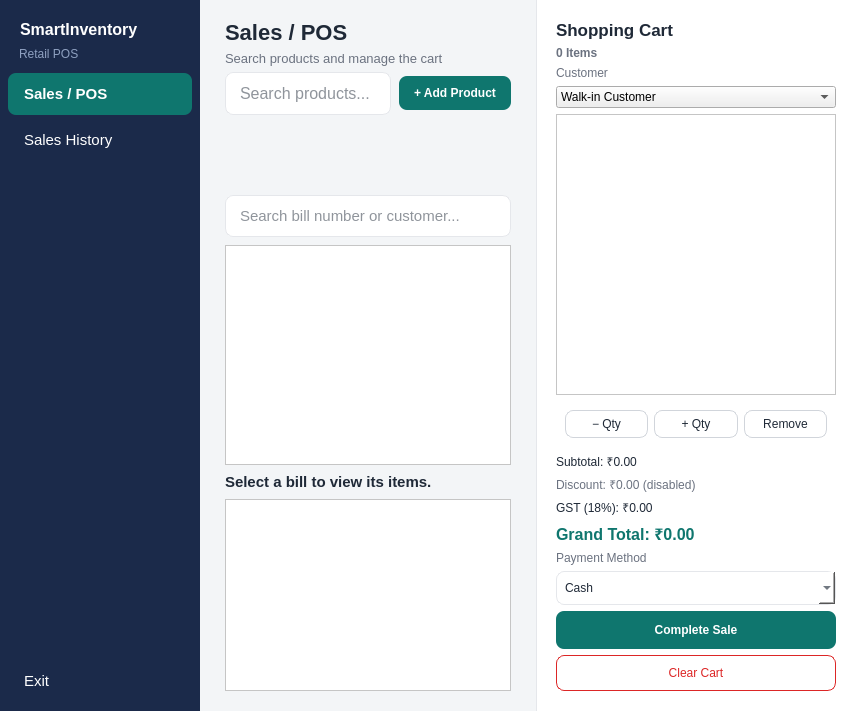
<?xml version="1.0" encoding="UTF-8"?>
<ui version="4.0">
 <class>MainCentral</class>
 <widget class="QWidget" name="MainCentral">
  <property name="styleSheet">
   <string notr="true">QWidget#MainCentral { background: #F3F5F7; }</string>
  </property>
  <layout class="QHBoxLayout" name="rootLayout">
   <property name="spacing">
    <number>0</number>
   </property>
   <property name="leftMargin">
    <number>0</number>
   </property>
   <property name="topMargin">
    <number>0</number>
   </property>
   <property name="rightMargin">
    <number>0</number>
   </property>
   <property name="bottomMargin">
    <number>0</number>
   </property>
   <item>
    <widget class="QFrame" name="sidebarFrame">
     <property name="minimumSize">
      <size>
       <width>200</width>
       <height>0</height>
      </size>
     </property>
     <property name="maximumSize">
      <size>
       <width>230</width>
       <height>16777215</height>
      </size>
     </property>
     <property name="styleSheet">
      <string notr="true">QFrame#sidebarFrame { background: #1B2A4A; border: none; } QLabel { color: white; background: transparent; } QPushButton { color: white; background: transparent; border: none; border-radius: 8px; text-align: left; padding: 12px 16px; font-size: 11pt; } QPushButton:hover { background: #24355A; } QPushButton:disabled { color: #5B6B8C; }</string>
     </property>
     <property name="frameShape">
      <enum>QFrame::NoFrame</enum>
     </property>
     <layout class="QVBoxLayout" name="sidebarLayout">
      <property name="spacing">
       <number>4</number>
      </property>
      <property name="leftMargin">
       <number>8</number>
      </property>
      <property name="topMargin">
       <number>16</number>
      </property>
      <property name="rightMargin">
       <number>8</number>
      </property>
      <item>
       <widget class="QLabel" name="logoLabel">
        <property name="text">
         <string>SmartInventory</string>
        </property>
        <property name="styleSheet">
         <string notr="true">font-size: 16px; font-weight: bold; color: white; padding: 4px 8px;</string>
        </property>
       </widget>
      </item>
      <item>
       <widget class="QLabel" name="logoSubtitle">
        <property name="text">
         <string>Retail POS</string>
        </property>
        <property name="styleSheet">
         <string notr="true">font-size: 9pt; color: #8EA0C0; padding: 0px 8px 8px 8px;</string>
        </property>
       </widget>
      </item>
      <item>
       <widget class="QPushButton" name="navBillingBtn">
        <property name="text">
         <string>Sales / POS</string>
        </property>
        <property name="styleSheet">
         <string notr="true">background: #0F766E; color: white; font-weight: bold; padding: 12px 16px; text-align: left; border-radius: 8px;</string>
        </property>
       </widget>
      </item>
      <item>
       <widget class="QPushButton" name="navHistoryBtn">
        <property name="text">
         <string>Sales History</string>
        </property>
       </widget>
      </item>
      <item>
       <spacer name="sidebarSpacer">
        <property name="orientation">
         <enum>Qt::Vertical</enum>
        </property>
        <property name="sizeHint" stdset="0">
         <size>
          <width>20</width>
          <height>40</height>
         </size>
        </property>
       </spacer>
      </item>
      <item>
       <widget class="QPushButton" name="navExitBtn">
        <property name="text">
         <string>Exit</string>
        </property>
       </widget>
      </item>
     </layout>
    </widget>
   </item>
   <item>
    <widget class="QWidget" name="mainFrame">
     <property name="minimumSize">
      <size>
       <width>300</width>
       <height>0</height>
      </size>
     </property>
     <property name="styleSheet">
      <string notr="true">QWidget#mainFrame { background: #F3F5F7; }</string>
     </property>
     <layout class="QVBoxLayout" name="mainLayout">
      <property name="leftMargin">
       <number>25</number>
      </property>
      <property name="topMargin">
       <number>20</number>
      </property>
      <property name="rightMargin">
       <number>25</number>
      </property>
      <property name="bottomMargin">
       <number>20</number>
      </property>
      <item>
       <widget class="QLabel" name="headerTitle">
        <property name="text">
         <string>Sales / POS</string>
        </property>
        <property name="styleSheet">
         <string notr="true">font-size: 22px; font-weight: bold; color: #1F2937;</string>
        </property>
       </widget>
      </item>
      <item>
       <widget class="QLabel" name="headerSubtitle">
        <property name="text">
         <string>Search products and manage the cart</string>
        </property>
        <property name="styleSheet">
         <string notr="true">font-size: 10pt; color: #6B7280;</string>
        </property>
       </widget>
      </item>
      <item>
       <widget class="QWidget" name="searchRow">
        <property name="styleSheet">
         <string notr="true">QWidget#searchRow { background: transparent; }</string>
        </property>
        <layout class="QHBoxLayout" name="searchRowLayout">
         <property name="spacing">
          <number>8</number>
         </property>
         <property name="leftMargin">
          <number>0</number>
         </property>
         <property name="topMargin">
          <number>0</number>
         </property>
         <property name="rightMargin">
          <number>0</number>
         </property>
         <property name="bottomMargin">
          <number>0</number>
         </property>
         <item>
          <widget class="QLineEdit" name="searchLineEdit">
           <property name="placeholderText">
            <string>Search products...</string>
           </property>
           <property name="styleSheet">
            <string notr="true">QLineEdit { background: white; border: 1px solid #E5E7EB; border-radius: 8px; padding: 10px 12px; font-size: 12pt; color: #1F2937; selection-background-color: #0F766E; selection-color: white; } QLineEdit:focus { border: 2px solid #0F766E; }</string>
           </property>
          </widget>
         </item>
         <item>
          <widget class="QPushButton" name="addProductButton">
           <property name="text">
            <string>+ Add Product</string>
           </property>
           <property name="toolTip">
            <string>Add a new product to inventory.</string>
           </property>
           <property name="styleSheet">
            <string notr="true">QPushButton { background: #0F766E; color: white; padding: 10px 15px; font-weight: bold; border: none; border-radius: 8px; } QPushButton:hover { background: #0D655E; } QPushButton:disabled { background: #9CA3AF; }</string>
           </property>
          </widget>
         </item>
        </layout>
       </widget>
      </item>
      <item>
       <widget class="QScrollArea" name="productScrollArea">
        <property name="widgetResizable">
         <bool>true</bool>
        </property>
        <property name="horizontalScrollBarPolicy">
         <enum>Qt::ScrollBarAlwaysOff</enum>
        </property>
        <property name="verticalScrollBarPolicy">
         <enum>Qt::ScrollBarAsNeeded</enum>
        </property>
        <property name="styleSheet">
         <string notr="true">QScrollArea { background: #F3F5F7; border: none; } QScrollArea QWidget { background: #F3F5F7; }</string>
        </property>
        <widget class="QWidget" name="productGridWidget">
         <property name="styleSheet">
          <string notr="true">QWidget#productGridWidget { background: #F3F5F7; }</string>
         </property>
         <layout class="QGridLayout" name="productGridLayout">
          <property name="spacing">
           <number>12</number>
          </property>
          <property name="leftMargin">
           <number>12</number>
          </property>
          <property name="topMargin">
           <number>12</number>
          </property>
          <property name="rightMargin">
           <number>12</number>
          </property>
          <property name="bottomMargin">
           <number>12</number>
          </property>
         </layout>
        </widget>
       </widget>
      </item>
      <item>
       <widget class="QWidget" name="historyWidget">
        <layout class="QVBoxLayout" name="historyLayout">
         <property name="spacing">
          <number>8</number>
         </property>
         <property name="leftMargin">
          <number>0</number>
         </property>
         <property name="topMargin">
          <number>0</number>
         </property>
         <property name="rightMargin">
          <number>0</number>
         </property>
         <property name="bottomMargin">
          <number>0</number>
         </property>
         <item>
          <widget class="QLineEdit" name="historySearchEdit">
           <property name="placeholderText">
            <string>Search bill number or customer...</string>
           </property>
           <property name="styleSheet">
            <string notr="true">QLineEdit { background: white; border: 1px solid #E5E7EB; border-radius: 8px; padding: 10px 12px; font-size: 11pt; color: #1F2937; selection-background-color: #0F766E; selection-color: white; } QLineEdit:focus { border: 2px solid #0F766E; }</string>
           </property>
          </widget>
         </item>
         <item>
          <widget class="QTableView" name="historyTable">
           <property name="minimumSize">
            <size>
             <width>0</width>
             <height>220</height>
            </size>
           </property>
           <property name="styleSheet">
            <string notr="true">QTableView { background: white; color: #1F2937; alternate-background-color: #F8FAFC; gridline-color: #E5E7EB; selection-background-color: #0F766E; selection-color: white; } QTableView::item { color: #1F2937; } QTableView::item:selected:active { background: #0F766E; color: white; } QTableView::item:selected:!active { background: #0F766E; color: white; } QHeaderView::section { background: #EEF2F7; color: #1F2937; font-weight: bold; border: none; padding: 6px; }</string>
           </property>
          </widget>
         </item>
         <item>
          <widget class="QLabel" name="historyDetailsLabel">
           <property name="text">
            <string>Select a bill to view its items.</string>
           </property>
           <property name="styleSheet">
            <string notr="true">font-size: 11pt; font-weight: bold; color: #1F2937;</string>
           </property>
           <property name="wordWrap">
            <bool>true</bool>
           </property>
          </widget>
         </item>
         <item>
          <widget class="QTableView" name="historyItemsTable">
           <property name="minimumSize">
            <size>
             <width>0</width>
             <height>140</height>
            </size>
           </property>
           <property name="styleSheet">
            <string notr="true">QTableView { background: white; color: #1F2937; alternate-background-color: #F8FAFC; gridline-color: #E5E7EB; selection-background-color: #0F766E; selection-color: white; } QTableView::item { color: #1F2937; } QTableView::item:selected:active { background: #0F766E; color: white; } QTableView::item:selected:!active { background: #0F766E; color: white; } QHeaderView::section { background: #EEF2F7; color: #1F2937; font-weight: bold; border: none; padding: 6px; }</string>
           </property>
          </widget>
         </item>
        </layout>
       </widget>
      </item>
     </layout>
    </widget>
   </item>
   <item>
    <widget class="QFrame" name="cartFrame">
     <property name="minimumSize">
      <size>
       <width>320</width>
       <height>0</height>
      </size>
     </property>
     <property name="maximumSize">
      <size>
       <width>360</width>
       <height>16777215</height>
      </size>
     </property>
     <property name="styleSheet">
      <string notr="true">QFrame#cartFrame { background: #FFFFFF; border-left: 1px solid #E5E7EB; }</string>
     </property>
     <property name="frameShape">
      <enum>QFrame::NoFrame</enum>
     </property>
     <layout class="QVBoxLayout" name="cartLayout">
      <property name="leftMargin">
       <number>20</number>
      </property>
      <property name="topMargin">
       <number>20</number>
      </property>
      <property name="rightMargin">
       <number>20</number>
      </property>
      <property name="bottomMargin">
       <number>20</number>
      </property>
      <item>
       <widget class="QLabel" name="cartTitle">
        <property name="text">
         <string>Shopping Cart</string>
        </property>
        <property name="styleSheet">
         <string notr="true">font-size: 13pt; font-weight: bold; color: #1F2937;</string>
        </property>
       </widget>
      </item>
      <item>
       <widget class="QLabel" name="itemCountLabel">
        <property name="text">
         <string>0 Items</string>
        </property>
        <property name="styleSheet">
         <string notr="true">color: #6B7280; font-weight: bold;</string>
        </property>
       </widget>
      </item>
      <item>
       <widget class="QLabel" name="customerLabel">
        <property name="text">
         <string>Customer</string>
        </property>
        <property name="styleSheet">
         <string notr="true">color: #6B7280;</string>
        </property>
       </widget>
      </item>
      <item>
       <widget class="QComboBox" name="customerComboBox">
        <item>
         <property name="text">
          <string>Walk-in Customer</string>
         </property>
        </item>
       </widget>
      </item>
      <item>
       <widget class="QTableView" name="cartTableView">
        <property name="minimumSize">
         <size>
          <width>0</width>
          <height>180</height>
         </size>
        </property>
        <property name="styleSheet">
         <string notr="true">QTableView { background: white; color: #1F2937; alternate-background-color: #F8FAFC; gridline-color: #E5E7EB; selection-background-color: #0F766E; selection-color: white; } QTableView::item { color: #1F2937; } QTableView::item:selected:active { background: #0F766E; color: white; } QTableView::item:selected:!active { background: #0F766E; color: white; } QHeaderView::section { background: #EEF2F7; color: #1F2937; font-weight: bold; border: none; padding: 6px; }</string>
        </property>
       </widget>
      </item>
      <item>
       <widget class="QWidget" name="cartQtyRow">
        <layout class="QHBoxLayout" name="cartQtyLayout">
         <property name="spacing">
          <number>6</number>
         </property>
         <item>
          <widget class="QPushButton" name="qtyDecButton">
           <property name="text">
            <string>− Qty</string>
           </property>
           <property name="toolTip">
            <string>Decrease quantity of the selected cart row by one.</string>
           </property>
           <property name="styleSheet">
            <string notr="true">QPushButton { background: white; color: #1F2937; border: 1px solid #D1D5DB; border-radius: 8px; padding: 6px; } QPushButton:hover { background: #F3F5F7; } QPushButton:disabled { color: #9CA3AF; border-color: #E5E7EB; }</string>
           </property>
          </widget>
         </item>
         <item>
          <widget class="QPushButton" name="qtyIncButton">
           <property name="text">
            <string>+ Qty</string>
           </property>
           <property name="toolTip">
            <string>Increase quantity of the selected cart row by one.</string>
           </property>
           <property name="styleSheet">
            <string notr="true">QPushButton { background: white; color: #1F2937; border: 1px solid #D1D5DB; border-radius: 8px; padding: 6px; } QPushButton:hover { background: #F3F5F7; } QPushButton:disabled { color: #9CA3AF; border-color: #E5E7EB; }</string>
           </property>
          </widget>
         </item>
         <item>
          <widget class="QPushButton" name="removeItemButton">
           <property name="text">
            <string>Remove</string>
           </property>
           <property name="toolTip">
            <string>Remove the selected cart row.</string>
           </property>
           <property name="styleSheet">
            <string notr="true">QPushButton { background: white; color: #1F2937; border: 1px solid #D1D5DB; border-radius: 8px; padding: 6px; } QPushButton:hover { background: #F3F5F7; } QPushButton:disabled { color: #9CA3AF; border-color: #E5E7EB; }</string>
           </property>
          </widget>
         </item>
        </layout>
       </widget>
      </item>
      <item>
       <widget class="QLabel" name="subtotalLabel">
        <property name="text">
         <string>Subtotal: ₹0.00</string>
        </property>
        <property name="styleSheet">
         <string notr="true">color: #1F2937;</string>
        </property>
       </widget>
      </item>
      <item>
       <widget class="QLabel" name="discountLabel">
        <property name="text">
         <string>Discount: ₹0.00 (disabled)</string>
        </property>
        <property name="toolTip">
         <string>Discounts are disabled and always 0.</string>
        </property>
        <property name="styleSheet">
         <string notr="true">color: #6B7280;</string>
        </property>
       </widget>
      </item>
      <item>
       <widget class="QLabel" name="gstLabel">
        <property name="text">
         <string>GST (18%): ₹0.00</string>
        </property>
        <property name="styleSheet">
         <string notr="true">color: #1F2937;</string>
        </property>
       </widget>
      </item>
      <item>
       <widget class="QLabel" name="grandTotalLabel">
        <property name="text">
         <string>Grand Total: ₹0.00</string>
        </property>
        <property name="styleSheet">
         <string notr="true">font-size: 16px; font-weight: bold; color: #0F766E;</string>
        </property>
       </widget>
      </item>
      <item>
       <widget class="QLabel" name="paymentLabel">
        <property name="text">
         <string>Payment Method</string>
        </property>
        <property name="styleSheet">
         <string notr="true">color: #6B7280;</string>
        </property>
       </widget>
      </item>
      <item>
       <widget class="QComboBox" name="paymentComboBox">
        <property name="styleSheet">
         <string notr="true">QComboBox#paymentComboBox { background: white; color: #1F2937; border: 1px solid #E5E7EB; border-radius: 8px; padding: 8px; selection-background-color: #0F766E; selection-color: white; } QComboBox#paymentComboBox:focus { border: 2px solid #0F766E; } QComboBox#paymentComboBox QAbstractItemView { background: white; color: #1F2937; selection-background-color: #0F766E; selection-color: white; border: 1px solid #E5E7EB; }</string>
        </property>
        <item>
         <property name="text">
          <string>Cash</string>
         </property>
        </item>
        <item>
         <property name="text">
          <string>UPI</string>
         </property>
        </item>
        <item>
         <property name="text">
          <string>Card</string>
         </property>
        </item>
        <item>
         <property name="text">
          <string>Other</string>
         </property>
        </item>
       </widget>
      </item>
      <item>
       <widget class="QPushButton" name="completeSaleButton">
        <property name="text">
         <string>Complete Sale</string>
        </property>
        <property name="styleSheet">
         <string notr="true">QPushButton { background: #0F766E; color: white; padding: 12px; font-weight: bold; border: none; border-radius: 8px; } QPushButton:hover { background: #0D655E; } QPushButton:disabled { background: #9CA3AF; color: white; }</string>
        </property>
       </widget>
      </item>
      <item>
       <widget class="QPushButton" name="clearCartButton">
        <property name="text">
         <string>Clear Cart</string>
        </property>
        <property name="styleSheet">
         <string notr="true">QPushButton { background: white; color: #DC2626; border: 1px solid #DC2626; padding: 10px; border-radius: 8px; } QPushButton:hover { background: #FEF2F2; } QPushButton:disabled { color: #9CA3AF; border-color: #E5E7EB; }</string>
        </property>
       </widget>
      </item>
     </layout>
    </widget>
   </item>
  </layout>
 </widget>
 <resources/>
 <connections/>
</ui>
